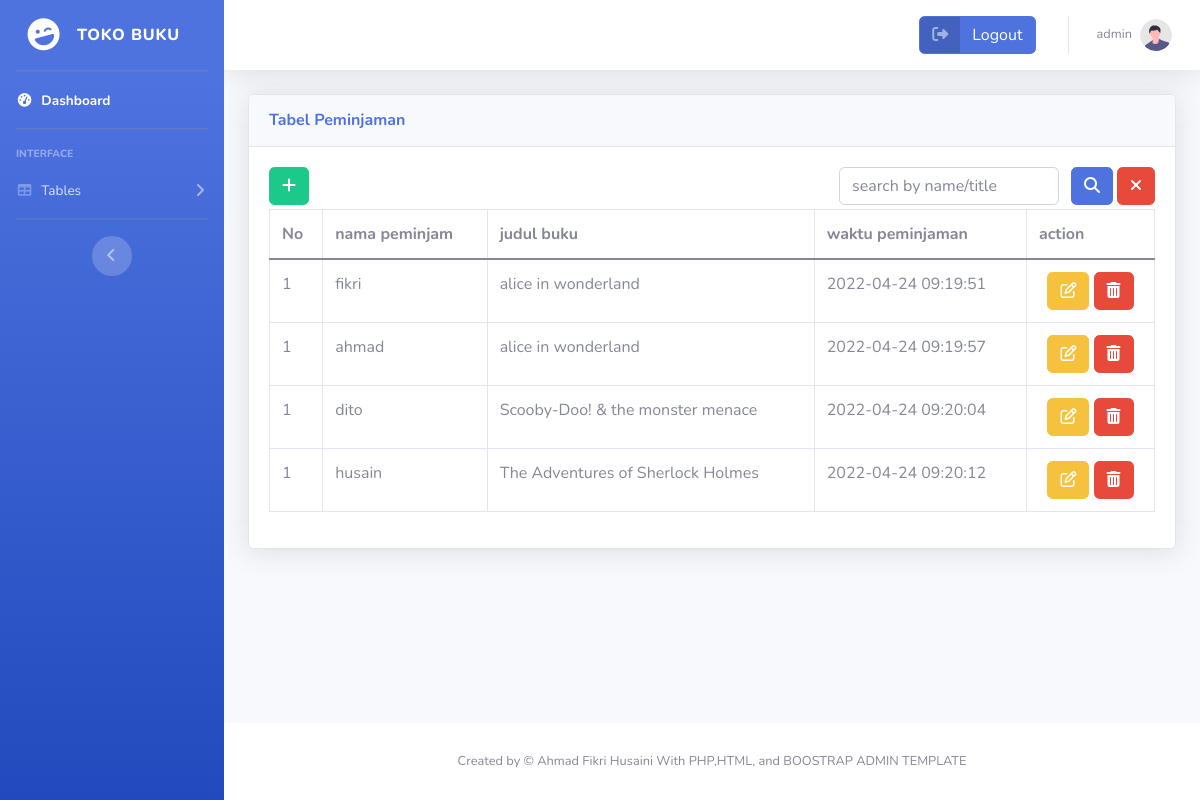
The app's page /peminjaman.php (signed in) with its own data.
### tables this page shows
CREATE TABLE `peminjaman` (
  `Id_peminjaman` int(11) NOT NULL,
  `nama_peminjam` varchar(25) NOT NULL,
  `judul_buku` varchar(50) NOT NULL,
  `waktu_peminjaman` timestamp NOT NULL DEFAULT current_timestamp() ON UPDATE current_timestamp()
);

### peminjaman.php (the view)
<?php
include "header.php";
include "koneksi.php";
?>
<div class="container-fluid">
    <div class="card shadow mb-4">
        <div class="card-header py-3">
            <h6 class="m-0 font-weight-bold text-primary">Tabel Peminjaman</h6>
        </div>
        <div class="card-body">
            <div class="d-flex mb-1 justify-content-between">
                <div>
                    <a href="insert_peminjaman.php" class="btn btn-success"><span class="fa fa-plus"></span></a>
                </div>
                <div class="d-flex flex-row">
                    <div>
                        <form class="d-flex" action="" method="POST">
                            <input class="form-control me-2" type="text" placeholder="search by name/title" name="key">
                            <button class="btn btn-primary mx-1" type="submit" name="submit"><span class="fa fa-search"></span></button>
                        </form>
                    </div>
                    <div>
                        <a href="peminjaman.php" class="btn btn-danger"><span class="fa fa-times"></span></a>
                    </div>
                </div>
            </div>
            <div class="table-responsive">
                <table class="table table-bordered" id="dataTable" width="100%" cellspacing="0">
                    <thead>
                        <tr>
                            <th>No</th>
                            <th>nama peminjam</th>
                            <th>judul buku</th>
                            <th>waktu peminjaman</th>
                            <th>action</th>
                        </tr>
                    </thead>
                    <tbody>
                        <?php if (isset($_POST['submit'])) {
                            $key = '%' . $_POST['key'] . '%';
                            $query = 'SELECT * FROM peminjaman WHERE nama_peminjam LIKE :name OR judul_buku LIKE :judul';
                            $search = $koneksi->prepare($query);
                            $search->bindParam(':name', $key);
                            $search->bindParam(':judul', $key);
                            $search->execute();
                            foreach ($search as $value) {
                                $no = 1;
                        ?>
                                <tr>
                                    <td><?php echo $no++; ?></td>
                                    <td><?php echo $value['nama_peminjam'] ?></td>
                                    <td><?php echo $value['judul_buku'] ?></td>
                                    <td><?php echo $value['waktu_peminjaman'] ?></td>
                                    <td class="text-center">
                                        <a href="update_peminjaman.php?id=<?php echo $value['Id_peminjaman']; ?>" class="btn btn-warning">
                                            <span class="fa fa-edit"></span>
                                        </a>
                                        <a onclick=" confirm('Apakah yakin data akan di hapus?')" href="delete_peminjaman.php?id=<?php echo $value['Id_peminjaman']; ?>" class="btn btn-danger">
                                            <span class="fa fa-trash"></span>
                                        </a>
                                    </td>
                                </tr>
                            <?php };
                        } else {
                            $query = $koneksi->prepare("SELECT * FROM peminjaman");
                            $query->execute();
                            $data = $query->fetchAll();
                            foreach ($data as $value) {
                                $no = 1;
                            ?>
                                <tr>
                                    <td><?php echo $no++; ?></td>
                                    <td><?php echo $value['nama_peminjam'] ?></td>
                                    <td><?php echo $value['judul_buku'] ?></td>
                                    <td><?php echo $value['waktu_peminjaman'] ?></td>
                                    <td class="text-center">
                                        <a href="update_peminjaman.php?id=<?php echo $value['Id_peminjaman']; ?>" class="btn btn-warning">
                                            <span class="fa fa-edit"></span>
                                        </a>
                                        <a onclick="return confirm('Apakah yakin data akan di hapus?')" href="delete_peminjaman.php?id=<?php echo $value['Id_peminjaman']; ?>" class="btn btn-danger">
                                            <span class="fa fa-trash"></span>
                                        </a>
                                    </td>
                                </tr>
                        <?php };
                        }; ?>
                    </tbody>
                </table>
            </div>
        </div>
    </div>
</div>
<?php include "footer.php"; ?>

### records on screen
peminjaman: nama_peminjam "fikri", judul_buku "alice in wonderland", waktu_peminjaman "2022-04-24 09:19:51"
peminjaman: nama_peminjam "ahmad", judul_buku "alice in wonderland", waktu_peminjaman "2022-04-24 09:19:57"
peminjaman: nama_peminjam "dito", judul_buku "Scooby-Doo! & the monster menace", waktu_peminjaman "2022-04-24 09:20:04"
peminjaman: nama_peminjam "husain", judul_buku "The Adventures of Sherlock Holmes", waktu_peminjaman "2022-04-24 09:20:12"

### other values on screen
$_SESSION['username'] "admin"
